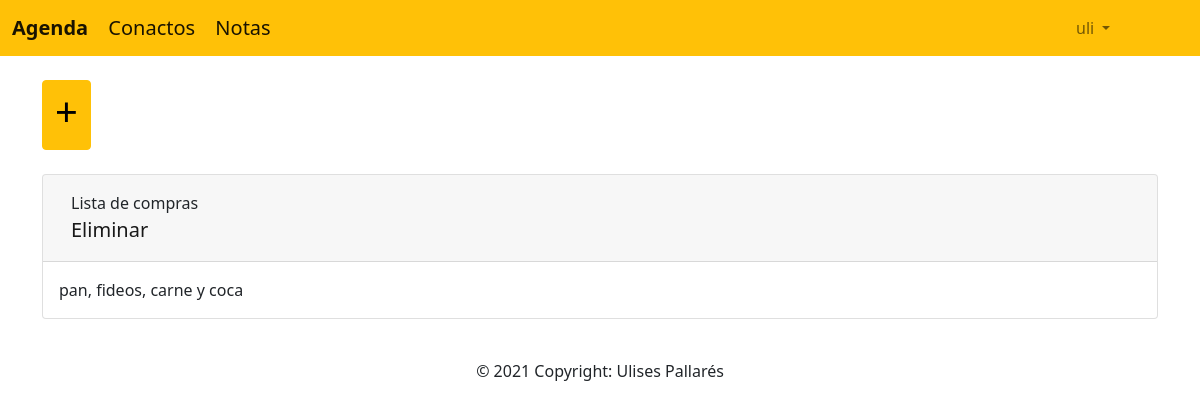
Page /lista_notas (signed in) on the earlier database version.
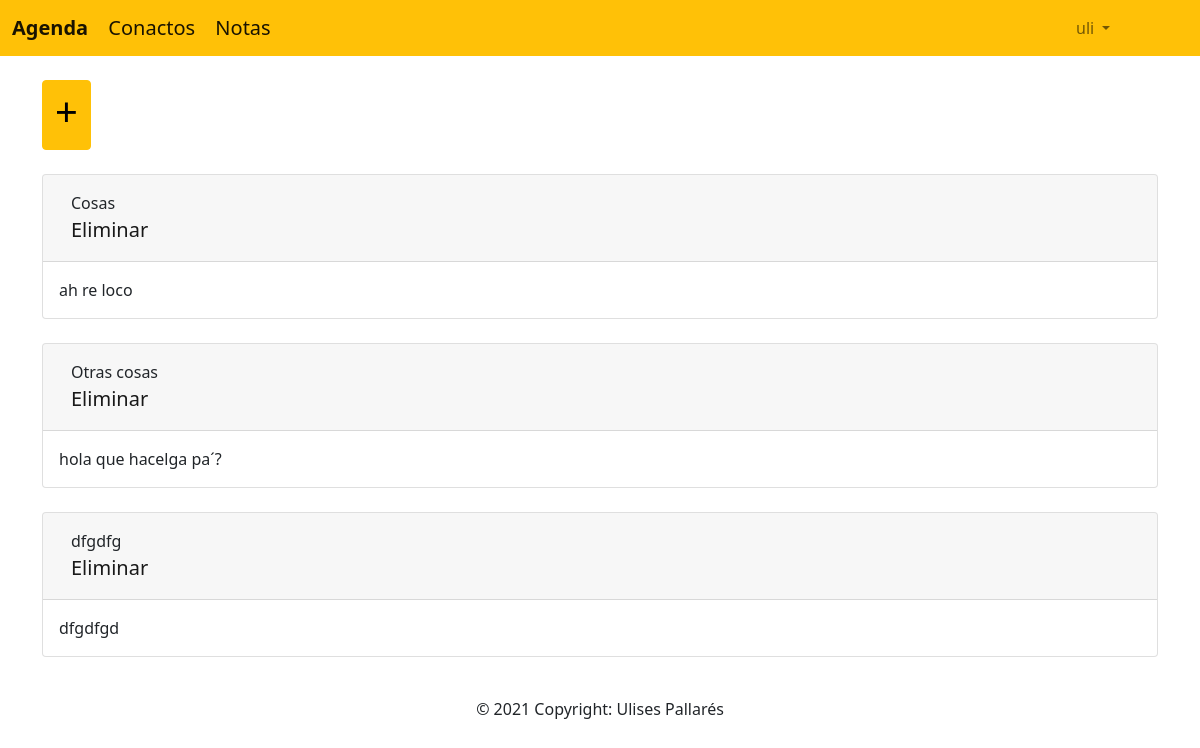
Same page on the later database version.
### Notitas/models.py (models this page shows, shortened)
class notitas(models.Model):
    titulo = models.CharField(max_length=100)
    contenido = models.TextField()
    propietario = models.ForeignKey(User, on_delete=models.CASCADE)

### Notitas/views.py (the view)
# urls.py: path('lista_notas',NotasListView.as_view(),name='lista_notas'),
@method_decorator(login_required, name='dispatch')
class NotasListView(ListView):
    model = notitas
    template_name = 'crud_notitas.html'
    context_object_name = 'notatias'
    def get_queryset(self):
        return notitas.objects.filter(propietario_id = self.request.user.id)

### Notitas/templates/crud_notitas.html (shortened to what this page needs)
{% extends "base.html" %}
{% block content %}
<br>
<a  href="crear_nota/" class="btn btn-warning" data-toggle="modal" data-target="#exampleModal" data-whatever="@mdo"><h1>+</h1></a>
<br>
<br>
{% for nota in notatias %}
<div class="card">
    <div class="card-header">
        <nav class="navbar navbar-expand-lg navbar-light">
            <div class="container-fluid ">
              <div class="class content">
                {{ nota.titulo }}
                <div class="left" >
                <a class="navbar-brand" href="nota_delete/{{ nota.id }}">Eliminar</a>
                </div>
              </div>
            </div>
        </nav>
    </div>
    <div class="card-body">
      <p class="card-text">{{nota.contenido}}</p>
    </div>
</div>
<br>
{% endfor %}
</div>
{% endblock %}

### Agenda_contactos/templates/base.html (shortened to what this page needs)
<!DOCTYPE html>
<html lang="en">
  <head>
    {% load static %}
    <link href="https://cdn.jsdelivr.net/npm/bootstrap@5.1.2/dist/css/bootstrap.min.css" rel="stylesheet">
    <link rel="stylesheet" href="{% static 'css/crud.css' %}">
  </head>
  <body>
    <nav class="navbar navbar-expand-lg navbar-light bg-warning">
      <div class="container-fluid ">
        <div class="class content">
          <a class="navbar-brand" href="home"><strong>Agenda</strong></a>
        <a class="navbar-brand" href="home" >Conactos</a>
        <a class="navbar-brand" href="lista_notas">Notas</a>
        </div>
        <div class="mx-left" style="width: 120px;" class="collapse navbar-collapse" id="navbarSupportedContent">
          <ul class="navbar-nav me-auto mb-6 mb-lg-0">
            <li class="nav-item dropdown mx-right">
              <a class="nav-link dropdown-toggle"  href="home" id="navbarDropdown" role="button" data-bs-toggle="dropdown" aria-expanded="false" >
                {{user.username}}
              </a>
            </li>
          </ul>
        </div>
      </div>
    </nav>
    <div class="container">
      {% block content %}{% endblock %}
    <footer>
      <div class="footer-copyright text-center py-3">© 2021 Copyright: Ulises Pallarés
      </div>
    </footer>
  </body>
</html>

Differences in the rows shown:
removed notitas: titulo "Lista de compras", contenido "pan, fideos, carne y coca"
added notitas: titulo "Cosas", contenido "ah re loco"
added notitas: titulo "Otras cosas", contenido "hola que hacelga pa´?"
added notitas: titulo "dfgdfg", contenido "dfgdfgd"
